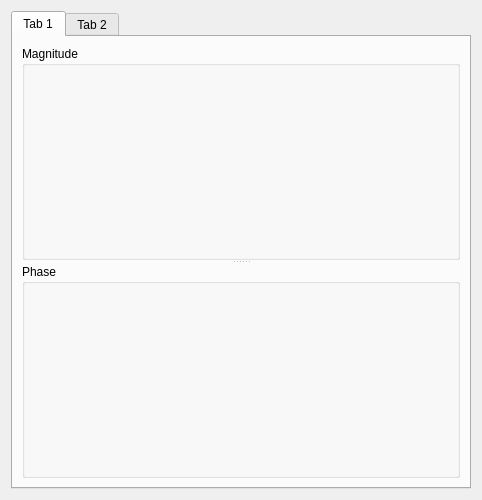
<?xml version="1.0" encoding="UTF-8"?>
<ui version="4.0">
 <class>FormPlotter2D</class>
 <widget class="QWidget" name="FormPlotter2D">
  <property name="geometry">
   <rect>
    <x>0</x>
    <y>0</y>
    <width>482</width>
    <height>500</height>
   </rect>
  </property>
  <property name="minimumSize">
   <size>
    <width>480</width>
    <height>500</height>
   </size>
  </property>
  <property name="windowTitle">
   <string>GRASS Explore (2D)</string>
  </property>
  <layout class="QVBoxLayout" name="verticalLayout">
   <item>
    <widget class="QTabWidget" name="tabWidget">
     <property name="currentIndex">
      <number>0</number>
     </property>
     <property name="tabsClosable">
      <bool>false</bool>
     </property>
     <property name="movable">
      <bool>true</bool>
     </property>
     <widget class="QWidget" name="tab">
      <attribute name="title">
       <string>Tab 1</string>
      </attribute>
      <layout class="QVBoxLayout" name="verticalLayout_2">
       <item>
        <widget class="QSplitter" name="splitter">
         <property name="orientation">
          <enum>Qt::Vertical</enum>
         </property>
         <widget class="QGroupBox" name="groupBox_magnitude">
          <property name="title">
           <string>Magnitude</string>
          </property>
          <property name="flat">
           <bool>false</bool>
          </property>
          <layout class="QGridLayout" name="gridLayout">
           <item row="0" column="0">
            <widget class="QWidget" name="widget_renderArea_magnitude" native="true">
             <property name="minimumSize">
              <size>
               <width>0</width>
               <height>0</height>
              </size>
             </property>
            </widget>
           </item>
          </layout>
         </widget>
         <widget class="QGroupBox" name="groupBox_phase">
          <property name="title">
           <string>Phase</string>
          </property>
          <layout class="QGridLayout" name="gridLayout_2">
           <item row="0" column="0">
            <widget class="QWidget" name="widget_renderArea_phase" native="true">
             <property name="minimumSize">
              <size>
               <width>0</width>
               <height>0</height>
              </size>
             </property>
            </widget>
           </item>
          </layout>
         </widget>
        </widget>
       </item>
      </layout>
     </widget>
     <widget class="QWidget" name="tab_2">
      <attribute name="title">
       <string>Tab 2</string>
      </attribute>
     </widget>
    </widget>
   </item>
  </layout>
 </widget>
 <resources/>
 <connections/>
</ui>
